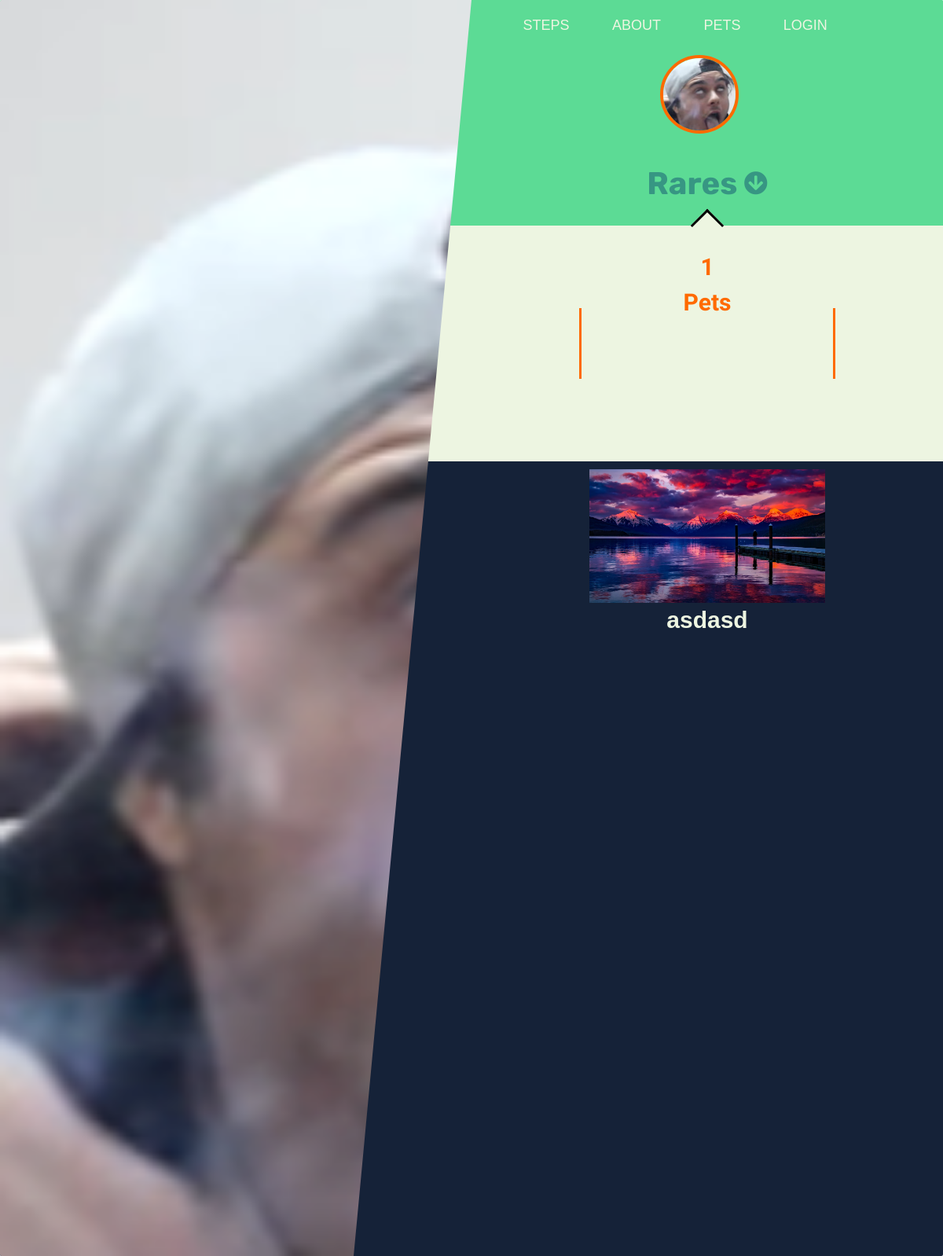
The app's page /members/12/users/ with its own data.
### animals/models.py (models this page shows, shortened)
class Profile(models.Model):
    user = models.OneToOneField(User, on_delete=models.CASCADE)
    adresa = models.CharField(max_length=400)
    imag = models.ImageField( )
    phone = models.CharField(   max_length=12)
    media = models.CharField(  max_length=80)

class Pet(models.Model):
    class AnimalCh(models.TextChoices):
        DOG = 'dog', _('Dog')
        CAT = 'cat', _('Cat')
        PARROT = 'parrot', _('Parrot')
        FISH = 'fish', _('Fish')
        HAMSTER = 'hamster', _('Hamster')
        LIZARD = 'lizard', _('Lizart')
        SNAKE = 'snake', _('Snake')
    class AgeCh(models.TextChoices):
        BABY = 'Baby (0 - 12 months)', _('Baby (0 - 12 months)')
        YOUNG = 'Young (12 - 30 months)', _('Young (12 - 30 months)')
        MEDIUM = 'Medium (30-60 months)', _('Medium (30-60 months)')
        OLD = 'Old (60-90 months)', _('Old (60-90 months)')
    class CareCh(models.TextChoices):
        EAZY = 'Eazy', _('Eazy')
        MEDIUM = 'Medium', _('Medium')
        HARD = 'Hard', _('Hard')
    class SizeCh(models.TextChoices):
        SMALL = 'Small ( < 1 kg)', _('Small ( < 1 kg)')
        MEDIUM = 'Medium ( < 3 kg)', _('Medium ( < 3 kg)')
        BIG = 'Big ( > 3 kg)', _('Big ( > 3 kg)')
    class GenderCh(models.TextChoices):
        MALE = "Male", _('Male')
        FEMALE = "Female", _('Female')
    user = models.ForeignKey(User, on_delete=models.CASCADE)
    name = models.CharField(max_length=200, blank=False, null=False)
    description = models.TextField(blank=False, null=False)
    imag1 = models.ImageField(blank=True, null=True)
    imag2 = models.ImageField(blank=True, null=True)
    imag3 = models.ImageField(blank=True, null=True)
    imag4 = models.ImageField(blank=True, null=True)
    imag5 = models.ImageField(blank=True, null=True)
    animal = models.CharField( choices=AnimalCh.choices, default=AnimalCh.DOG, max_length=200, blank=False, null=False)
    age = models.CharField(choices=AgeCh.choices, default=AgeCh.BABY, max_length=50, blank=False, null=False)
    de_rasa = models.BooleanField(default=False, blank=False, null=False)
    take_care = models.CharField(choices=CareCh.choices, default=CareCh.EAZY, max_length=100, blank=False, null=False)
    size = models.CharField(choices= SizeCh.choices, default=SizeCh.SMALL, max_length=100, blank=False, null=False)
    gender = models.CharField(choices=GenderCh.choices, default=GenderCh.MALE,  max_length=10)
    date = models.DateTimeField(auto_now_add=True)
    condition = models.IntegerField(default=8)

### members/views.py (the view)
# urls.py: path("<int:pk>/users/", UserPage.as_view(), name="active_user"),
class UserPage(DetailView):
    model = User
    template_name = "registration/user_page.html"
    def get_context_data(self, *args, **kwargs):
        context = super(UserPage, self).get_context_data(*args, **kwargs)
        active_user = get_object_or_404(User, id=self.kwargs['pk'])
        este = Profile.objects.filter(user=active_user)
        pets = Pet.objects.filter(user=active_user)
        context["active_user"] = active_user
        context["pets"] = pets
        context["cat_is"] = pets.count()
        context["este"] = este
        return context

### members/templates/registration/user_page.html (shortened to what this page needs)
{% extends 'animals/base.html' %} {% load static %}
{% block content %}
<main class="profile">
  {% if active_user.profile.imag %}
  <aside class="avatar" style="background: url('{{active_user.profile.imag.url}}');background-size:cover;"></aside>
  {% else %}
  <aside class="avatar" style="background: url('{% static '/img/caine.png' %}'); background-size: cover;">
  </aside>
  {% endif %}
  <section class="info">
    <div class="ip"></div>
    <div class="top">
      <div class="img">
        {% if active_user.profile.imag %}
          <img src="{{active_user.profile.imag.url}}" alt="">
        {% else %}
          <img src="{% static '/img/caine.png' %}" alt="">
        {% endif %}
      </div>
      <div class="informatii">
        <h2> {{active_user.username}} <i class="fas fa-arrow-circle-down"></i></h2>
      </div>
      <div class="sag"></div>
    </div>
    <div class="middle">
      <div class="li"></div>
      <div class="t">
        <h1>
          {{cat_is}}
          <br>
          {% if cate_is == 1 %}
          Pet
          {% else %}
          Pets
          {% endif %}
        </h1>
        <lord-icon src="https://cdn.lordicon.com//jaghjelc.json" trigger="loop"
          colors="primary:#0e121b,secondary:#ff6a00" style="width:120px;height:120px">
        </lord-icon>
      </div>
      <div class="li"></div>
    </div>
    <div class="down">
        {% for pet in pets %}
        <div class="pet">
          {% if pet.imag1 %}
          <img src="{{pet.imag1.url}}" alt="" />
          {% elif pet.imag2 %}
          <img src="{{pet.imag2.url}}" alt="" />
          {% elif pet.imag3 %}
          <img src="{{pet.imag3.url}}" alt="" />
          {% elif pet.imag4 %}
          <img src="{{pet.imag4.url}}" alt="" />
          {% elif pet.imag5 %}
          <img src="{{pet.imag5.url}}" alt="" />
          {% endif %}
          <a href="{% url 'pet' pet.pk %}">
            <h1>{{pet.name}}</h1>
          </a>
        </div>
        {% endfor %}
    </div>
  </section>
</main>
{% endblock content %}

### records on screen
Pet: imag1 (picture), name "asdasd"

### other values on screen
{{ active_user.username }} "Rares"
{{ cat_is }} "1"
